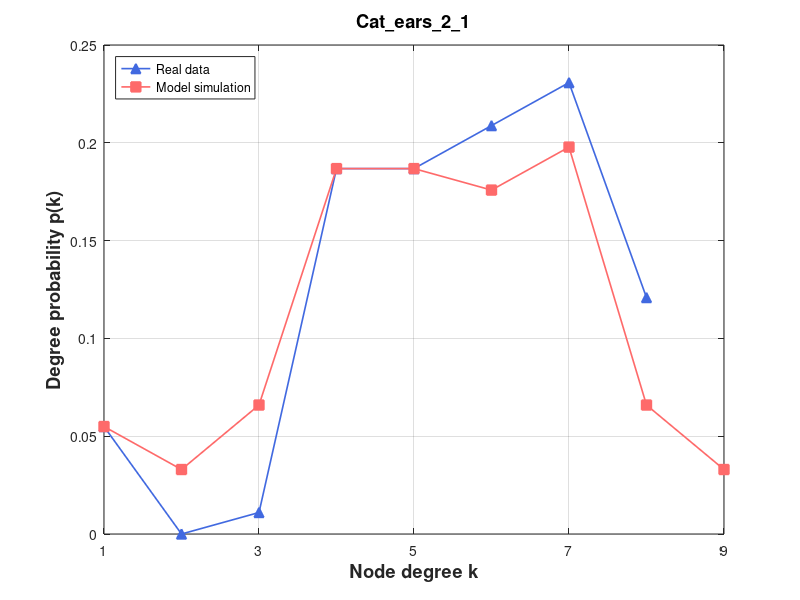

MATLAB code to generate this figure:
% Create some data
% 定义度数直方图

degree_hist1 = [0, 5, 0, 1, 17, 17, 19, 21, 11];
degree_hist2 = [0, 5, 3, 6, 17, 17, 16, 18, 6, 3];

% 将度数直方图转换为浮点型数组
 [0, 105, 92, 79, 51, 47, 24, 14, 6, 5, 2, 3, 4, 2, 1, 1, 1, 1, 2]
degree_hist1 = double(degree_hist1);
degree_hist2 = double(degree_hist2);

degree1 = degree_hist1(2:end);
degree2 = degree_hist2(2:end);
% 计算度数概率
degree_prob1 = degree1 / sum(degree1);
degree_prob2 = degree2 / sum(degree2);

figure

set(gca, 'FontSize', 12);

  
plot(1:length(degree_prob1), degree_prob1, '^-','Color',[65/256,105/256,225/256],'LineWidth',1.2,'Markersize',7,'MarkerFaceColor',[65/256,105/256,225/256])

hold on
%plot(eb, predictionData,'ro-','LineWidth',1.2,'Markersize',7,'MarkerFaceColor','r')
%plot(eb, predictionData, 's-','Color',[171/256,130/256,255/256],'LineWidth',1.2,'Markersize',7,'MarkerFaceColor',[171/256,130/256,255/256]) 
%plot(eb, epsilon7, 's-','Color',[0/256,206/256,209/256],'LineWidth',1.2,'Markersize',7,'MarkerFaceColor',[0/256,206/256,209/256])

%plot(eb, size700, 's-','Color',[171/256,130/256,255/256],'LineWidth',1.2,'Markersize',7,'MarkerFaceColor',[171/256,130/256,255/256]) %Purple
plot(1:length(degree_prob2), degree_prob2, 's-','Color',[255/256,106/256,106/256],'LineWidth',1.2,'Markersize',7,'MarkerFaceColor',[255/256,106/256,106/256])



% Turn on the grid
grid on

% Add title and axis labels
%title('Performance of Baseband QPSK')
xlabel('Node degree k','FontSize',13.2,'FontWeight','bold')
ylabel('Degree probability p(k)','FontSize',13.2,'FontWeight','bold')
% 将图例位置设置
legend('Real data', 'Model simulation', 'Location', 'northwest')
% title('Wikibooks (Initial)', 'FontSize', 13.2, 'FontWeight', 'bold')
title('Cat\_ears\_2\_1', 'FontSize', 13.2, 'FontWeight', 'bold')
% axis([0.03 1.02 0 0.35])
%set(gca,'xtick',[xmin:step:xmax])
% set(gca,'xtick',[1:1000:11000])
set(gca,'xtick', 1:2:max(length(degree_prob1),length(degree_prob2)))
% set(gca,'xticklabels',{'0','0.16','0.32','0.48','0.64','0.80'});
%set(gca,'ytick',[0:0.05:0.35])
xlim([1 max(length(degree_prob1),length(degree_prob2))])
%set(gca,'xscale','log')